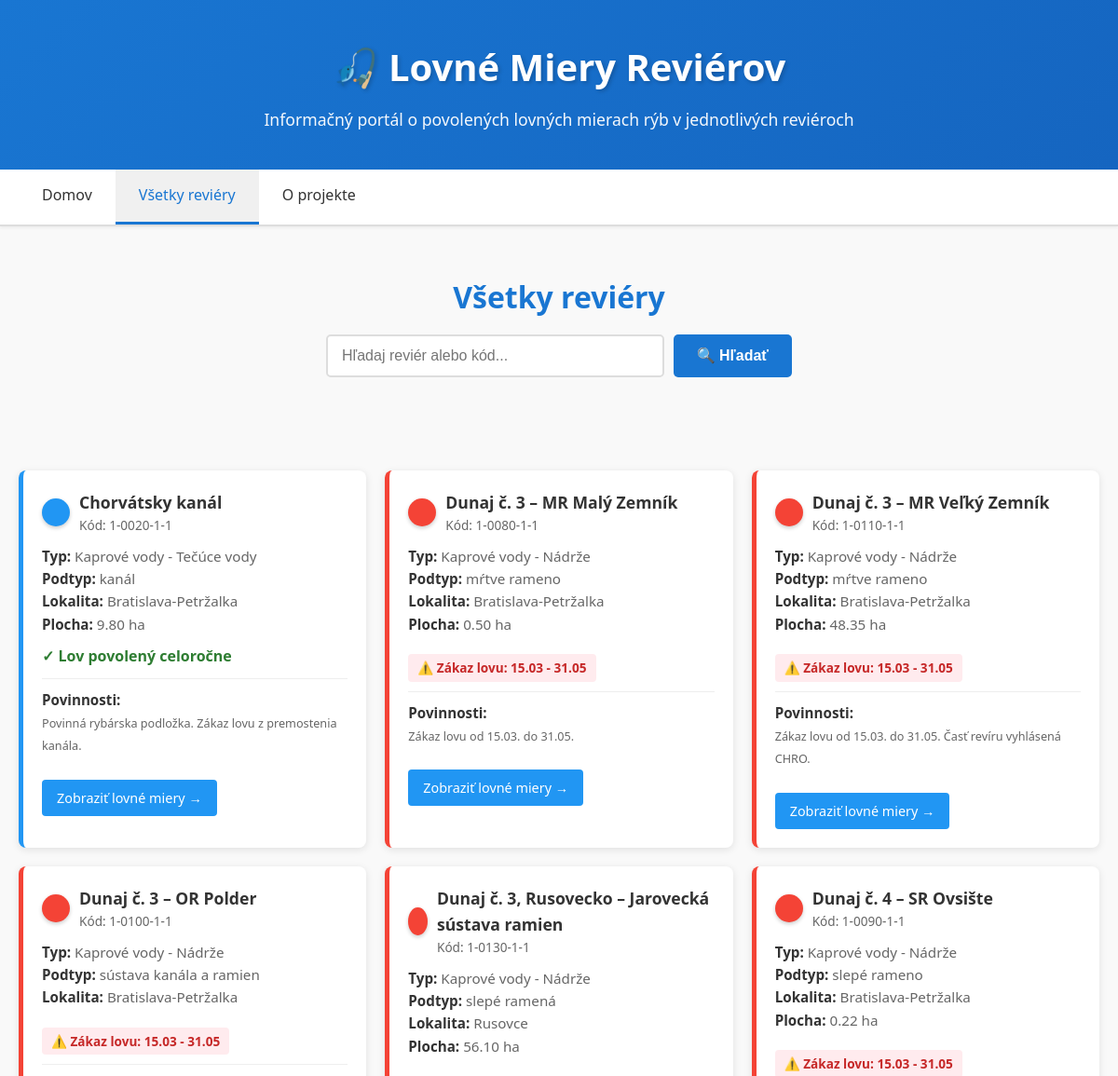
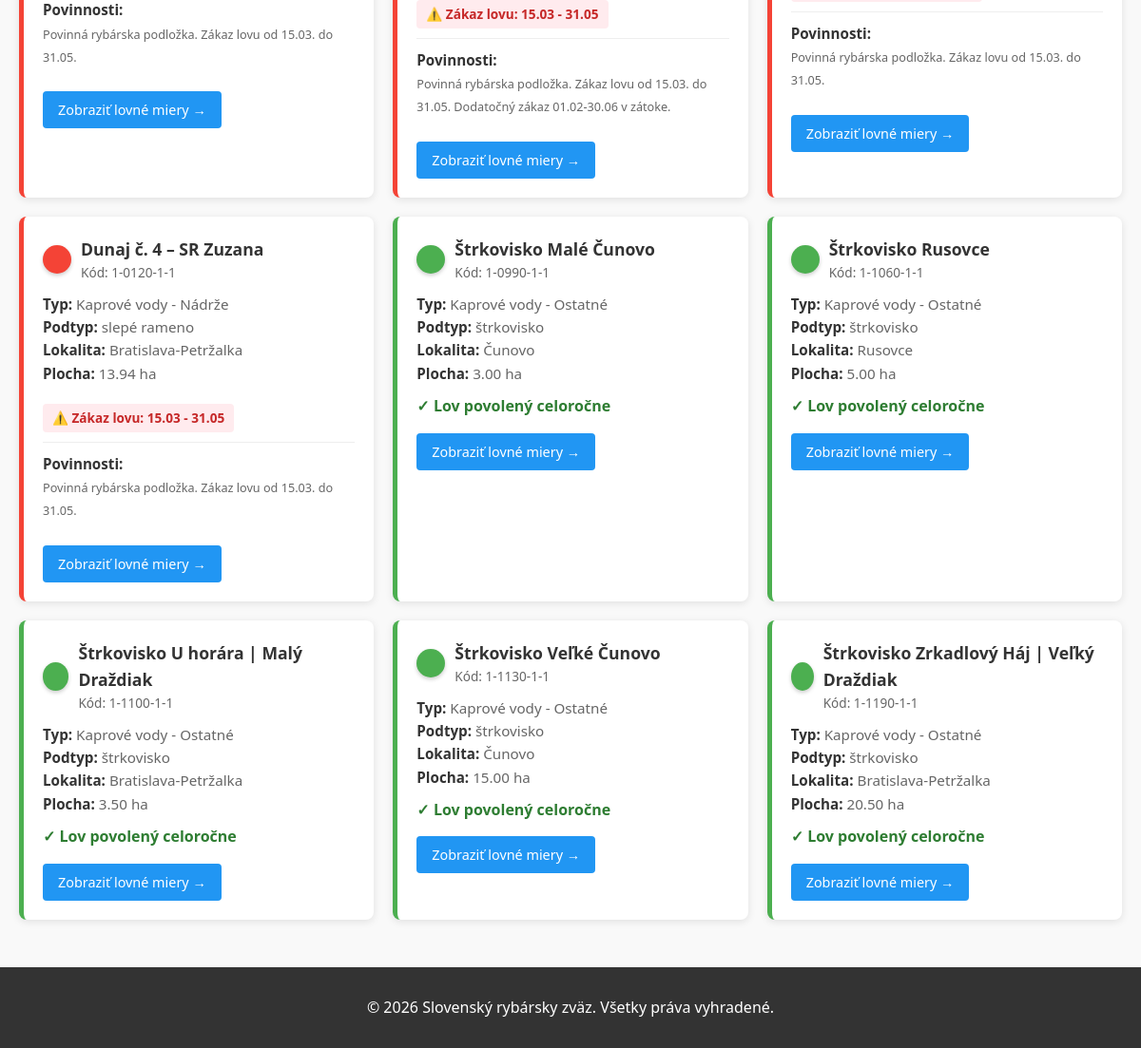
Screenshot of /reviery.php with the database file from the repository (2 pictures, top to bottom).
### tables this page shows
CREATE TABLE IF NOT EXISTS `reviery` (
  `id` INT AUTO_INCREMENT PRIMARY KEY,
  `kod_revieru` VARCHAR(20) NOT NULL UNIQUE,
  `nazev` VARCHAR(255) NOT NULL,
  `typ_vody_id` INT NOT NULL,
  `podtyp` VARCHAR(100),
  `plocha_ha` DECIMAL(10,2),
  `lokalita` VARCHAR(255),
  `popis` TEXT,
  `poznamky` TEXT,
  `zakaz_od` DATE,
  `zakaz_do` DATE,
  `povinnosti` TEXT,
  `created_at` TIMESTAMP DEFAULT CURRENT_TIMESTAMP,
  `updated_at` TIMESTAMP DEFAULT CURRENT_TIMESTAMP ON UPDATE CURRENT_TIMESTAMP,
  FOREIGN KEY (`typ_vody_id`) REFERENCES `typy_vod`(`id`)
);

CREATE TABLE IF NOT EXISTS `typy_vod` (
  `id` INT PRIMARY KEY,
  `nazev` VARCHAR(100) NOT NULL,
  `farba` VARCHAR(20) NOT NULL,
  `popis` TEXT
);

### models/Reviery.php (called while the page is built, shortened)
<?php
class Reviery {
    private $conn;
    private $table = 'reviery';
    public function __construct($db) {
        $this->conn = $db;
    }
    public function getAll() {
        $query = 'SELECT r.*, t.nazev as typ_nazev, t.farba
                  FROM ' . $this->table . ' r
                  JOIN typy_vod t ON r.typ_vody_id = t.id
                  ORDER BY t.id, r.nazev';
        $stmt = $this->conn->prepare($query);
        $stmt->execute();
        return $stmt->fetchAll(PDO::FETCH_ASSOC);
    }
}
?>

### public/reviery.php (the view, shortened to what this page needs)
<?php
require_once '../models/Reviery.php';
$db = new Database();
$conn = $db->connect();
$revieryModel = new Reviery($conn);
$reviery = [];
$search = '';
$title = 'Všetky reviéry';
if (isset($_GET['search']) && !empty($_GET['search'])) {
    $search = $_GET['search'];
    $reviery = $revieryModel->search($search);
    $title = 'Výsledky hľadania: ' . htmlspecialchars($search);
} elseif (isset($_GET['typ']) && !empty($_GET['typ'])) {
    $typ = intval($_GET['typ']);
    $reviery = $revieryModel->getByType($typ);
    $typyNazvy = ['', 'Kaprové vody - Tečúce', 'Kaprové vody - Nádrže', 'Kaprové vody - Ostatné', 'Pstruhové vody', 'Lipňové vody'];
    $title = $typyNazvy[$typ] ?? 'Reviéry';
} else {
    $reviery = $revieryModel->getAll();
}
$farbyMapa = [
    'modrá' => '#2196F3',
    'červená' => '#f44336',
    'zelená' => '#4CAF50',
    'žltá' => '#FFC107',
    'oranžová' => '#FF9800'
];
?>
<!DOCTYPE html>
<html lang="sk">
<head>
    <link rel="stylesheet" href="css/style.css">
</head>
<body>
    <header>
        <div class="container">
            <h1>🎣 Lovné Miery Reviérov</h1>
            <p>Informačný portál o povolených lovných mierach rýb v jednotlivých reviéroch</p>
        </div>
    </header>
    <nav class="navbar">
        <div class="container">
            <ul>
                <li><a href="index.php">Domov</a></li>
                <li><a href="reviery.php" class="active">Všetky reviéry</a></li>
                <li><a href="o-nas.php">O projekte</a></li>
            </ul>
        </div>
    </nav>
    <main class="container">
        <section class="hero">
            <h2><?php echo htmlspecialchars($title); ?></h2>
            <div class="search-box">
                <form method="GET" action="reviery.php">
                    <input type="text" name="search" placeholder="Hľadaj reviér alebo kód..." value="<?php echo htmlspecialchars($search); ?>">
                    <button type="submit">🔍 Hľadať</button>
                </form>
            </div>
        </section>
        <?php if (count($reviery) > 0): ?>
            <div class="reviery-container">
                <?php foreach ($reviery as $reviera): ?>
                    <?php
                        $farba = $farbyMapa[$reviera['farba']] ?? '#2196F3';
                    ?>
                    <div class="reviera-card" style="border-left-color: <?php echo $farba; ?>;">
                        <div class="reviera-header">
                            <div class="reviera-color" style="background-color: <?php echo $farba; ?>;"></div>
                            <div class="reviera-title">
                                <h3><?php echo htmlspecialchars($reviera['nazev']); ?></h3>
                                <div class="reviera-kod">Kód: <?php echo htmlspecialchars($reviera['kod_revieru']); ?></div>
                            </div>
                        </div>
                        <div class="reviera-info">
                            <strong>Typ:</strong> <?php echo htmlspecialchars($reviera['typ_nazev']); ?><br>
                            <?php if ($reviera['podtyp']): ?>
                                <strong>Podtyp:</strong> <?php echo htmlspecialchars($reviera['podtyp']); ?><br>
                            <?php endif; ?>
                            <?php if ($reviera['lokalita']): ?>
                                <strong>Lokalita:</strong> <?php echo htmlspecialchars($reviera['lokalita']); ?><br>
                            <?php endif; ?>
                            <?php if ($reviera['plocha_ha']): ?>
                                <strong>Plocha:</strong> <?php echo htmlspecialchars($reviera['plocha_ha']); ?> ha<br>
                            <?php endif; ?>
                        </div>
                        <?php if ($reviera['zakaz_od'] && $reviera['zakaz_do']): ?>
                            <div class="zakaz-badge">
                                ⚠️ Zákaz lovu: <?php echo date('d.m', strtotime($reviera['zakaz_od'])); ?> - <?php echo date('d.m', strtotime($reviera['zakaz_do'])); ?>
                            </div>
                        <?php else: ?>
                            <div style="color: #2e7d32; margin-top: 10px; font-weight: 600;">✓ Lov povolený celoročne</div>
                        <?php endif; ?>
                        <?php if ($reviera['povinnosti']): ?>
                            <div class="reviera-info" style="margin-top: 10px; padding-top: 10px; border-top: 1px solid #eee;">
                                <strong>Povinnosti:</strong><br>
                                <small><?php echo htmlspecialchars($reviera['povinnosti']); ?></small>
                            </div>
                        <?php endif; ?>
                        <a href="detail.php?id=<?php echo $reviera['id']; ?>" class="view-btn">Zobraziť lovné miery →</a>
                    </div>
                <?php endforeach; ?>
            </div>
        <?php endif; ?>
    </main>
    <footer>
        <div class="container">
            <p>&copy; 2026 Slovenský rybársky zväz. Všetky práva vyhradené.</p>
        </div>
    </footer>
</body>
</html>

### public/css/style.css (style rules this page uses)
:root { --primary-color: #1976D2; --secondary-color: #f44336; --success-color: #4CAF50; --warning-color: #FFC107; --danger-color: #f44336; --light-bg: #f5f5f5; --border-color: #ddd; --text-color: #333; --text-light: #666; }
* { margin: 0; padding: 0; box-sizing: border-box; }
body { font-family: 'Segoe UI', Tahoma, Geneva, Verdana, sans-serif; color: var(--text-color); line-height: 1.6; background-color: #f9f9f9; }
.container { max-width: 1200px; margin: 0 auto; padding: 0 20px; }
header { background: linear-gradient(135deg, var(--primary-color) 0%, #1565C0 100%); color: white; padding: 40px 0; text-align: center; box-shadow: 0 2px 5px rgba(0,0,0,0.1); }
header h1 { font-size: 2.5em; margin-bottom: 10px; text-shadow: 2px 2px 4px rgba(0,0,0,0.2); }
header p { font-size: 1.1em; opacity: 0.95; }
.navbar { background-color: #fff; border-bottom: 2px solid var(--border-color); position: sticky; top: 0; z-index: 100; box-shadow: 0 2px 3px rgba(0,0,0,0.05); }
.navbar ul { list-style: none; display: flex; gap: 0; }
.navbar a { display: block; padding: 15px 25px; text-decoration: none; color: var(--text-color); border-bottom: 3px solid transparent; transition: all 0.3s ease; font-weight: 500; }
.navbar a:hover, .navbar a.active { border-bottom-color: var(--primary-color); background-color: #f0f0f0; color: var(--primary-color); }
main { padding: 40px 0; }
.hero { text-align: center; padding: 50px 0; margin-bottom: 50px; }
.hero h2 { font-size: 2em; margin-bottom: 15px; color: var(--primary-color); }
.search-box form { display: flex; gap: 10px; max-width: 500px; margin: 0 auto; flex-wrap: wrap; justify-content: center; }
.search-box input { flex: 1; min-width: 250px; padding: 12px 15px; border: 2px solid var(--border-color); border-radius: 5px; font-size: 1em; transition: border-color 0.3s; }
.search-box button { padding: 12px 25px; background-color: var(--primary-color); color: white; border: none; border-radius: 5px; font-size: 1em; cursor: pointer; transition: background-color 0.3s; font-weight: 600; }
footer { background-color: #333; color: white; text-align: center; padding: 30px 0; margin-top: 50px; }
footer p { margin: 0; }

### public/reviery.php (style rules this page uses)
.reviery-container { display: grid; grid-template-columns: repeat(auto-fill, minmax(350px, 1fr)); gap: 20px; margin: 30px 0; }
.reviera-card { background: white; border-radius: 8px; padding: 20px; box-shadow: 0 2px 8px rgba(0,0,0,0.1); transition: transform 0.3s, box-shadow 0.3s; border-left: 5px solid #2196F3; cursor: pointer; }
.reviera-header { display: flex; align-items: center; gap: 10px; margin-bottom: 10px; }
.reviera-color { width: 30px; height: 30px; border-radius: 50%; box-shadow: 0 2px 4px rgba(0,0,0,0.2); }
.reviera-title { flex-grow: 1; }
.reviera-title h3 { margin: 0; color: #333; font-size: 1.1em; }
.reviera-kod { font-size: 0.85em; color: #666; font-weight: 500; }
.reviera-info { font-size: 0.95em; color: #666; margin: 10px 0; line-height: 1.6; }
.reviera-info strong { color: #333; }
.zakaz-badge { display: inline-block; background-color: #ffebee; color: #c62828; padding: 4px 10px; border-radius: 4px; font-size: 0.85em; font-weight: 600; margin-top: 10px; }
.view-btn { display: inline-block; margin-top: 15px; padding: 8px 16px; background-color: #2196F3; color: white; text-decoration: none; border-radius: 4px; transition: background-color 0.3s; font-size: 0.9em; }

### rows the page displays
reviery: nazev "Chorvátsky kanál", kod_revieru "1-0020-1-1", typ_vody.nazev "Kaprové vody - Tečúce vody", podtyp "kanál", lokalita "Bratislava-Petržalka", plocha_ha "9.80", shows "✓ Lov povolený celoročne", povinnosti "Povinná rybárska podložka. Zákaz lovu z premostenia kanála."
reviery: nazev "Dunaj č. 3 – MR Malý Zemník", kod_revieru "1-0080-1-1", typ_vody.nazev "Kaprové vody - Nádrže", podtyp "mŕtve rameno", lokalita "Bratislava-Petržalka", plocha_ha "0.50", zakaz_od "15.03", zakaz_do "31.05", povinnosti "Zákaz lovu od 15.03. do 31.05."
reviery: nazev "Dunaj č. 3 – MR Veľký Zemník", kod_revieru "1-0110-1-1", typ_vody.nazev "Kaprové vody - Nádrže", podtyp "mŕtve rameno", lokalita "Bratislava-Petržalka", plocha_ha "48.35", zakaz_od "15.03", zakaz_do "31.05", povinnosti "Zákaz lovu od 15.03. do 31.05. Časť revíru vyhlásená CHRO."
reviery: nazev "Dunaj č. 3 – OR Polder", kod_revieru "1-0100-1-1", typ_vody.nazev "Kaprové vody - Nádrže", podtyp "sústava kanála a ramien", lokalita "Bratislava-Petržalka", zakaz_od "15.03", zakaz_do "31.05", povinnosti "Povinná rybárska podložka. Zákaz lovu od 15.03. do 31.05."
reviery: nazev "Dunaj č. 3, Rusovecko – Jarovecká sústava ramien", kod_revieru "1-0130-1-1", typ_vody.nazev "Kaprové vody - Nádrže", podtyp "slepé ramená", lokalita "Rusovce", plocha_ha "56.10", zakaz_od "15.03", zakaz_do "31.05", povinnosti "Povinná rybárska podložka. Zákaz lovu od 15.03. do 31.05. Dodatočný zákaz 01.02-30.06 v zátoke."
reviery: nazev "Dunaj č. 4 – SR Ovsište", kod_revieru "1-0090-1-1", typ_vody.nazev "Kaprové vody - Nádrže", podtyp "slepé rameno", lokalita "Bratislava-Petržalka", plocha_ha "0.22", zakaz_od "15.03", zakaz_do "31.05", povinnosti "Povinná rybárska podložka. Zákaz lovu od 15.03. do 31.05."
reviery: nazev "Dunaj č. 4 – SR Zuzana", kod_revieru "1-0120-1-1", typ_vody.nazev "Kaprové vody - Nádrže", podtyp "slepé rameno", lokalita "Bratislava-Petržalka", plocha_ha "13.94", zakaz_od "15.03", zakaz_do "31.05", povinnosti "Povinná rybárska podložka. Zákaz lovu od 15.03. do 31.05."
reviery: nazev "Štrkovisko Malé Čunovo", kod_revieru "1-0990-1-1", typ_vody.nazev "Kaprové vody - Ostatné", podtyp "štrkovisko", lokalita "Čunovo", plocha_ha "3.00", shows "✓ Lov povolený celoročne"
reviery: nazev "Štrkovisko Rusovce", kod_revieru "1-1060-1-1", typ_vody.nazev "Kaprové vody - Ostatné", podtyp "štrkovisko", lokalita "Rusovce", plocha_ha "5.00", shows "✓ Lov povolený celoročne"
reviery: nazev "Štrkovisko U horára | Malý Draždiak", kod_revieru "1-1100-1-1", typ_vody.nazev "Kaprové vody - Ostatné", podtyp "štrkovisko", lokalita "Bratislava-Petržalka", plocha_ha "3.50", shows "✓ Lov povolený celoročne"
reviery: nazev "Štrkovisko Veľké Čunovo", kod_revieru "1-1130-1-1", typ_vody.nazev "Kaprové vody - Ostatné", podtyp "štrkovisko", lokalita "Čunovo", plocha_ha "15.00", shows "✓ Lov povolený celoročne"
reviery: nazev "Štrkovisko Zrkadlový Háj | Veľký Draždiak", kod_revieru "1-1190-1-1", typ_vody.nazev "Kaprové vody - Ostatné", podtyp "štrkovisko", lokalita "Bratislava-Petržalka", plocha_ha "20.50", shows "✓ Lov povolený celoročne"

### other values shown
$title "Všetky reviéry"
